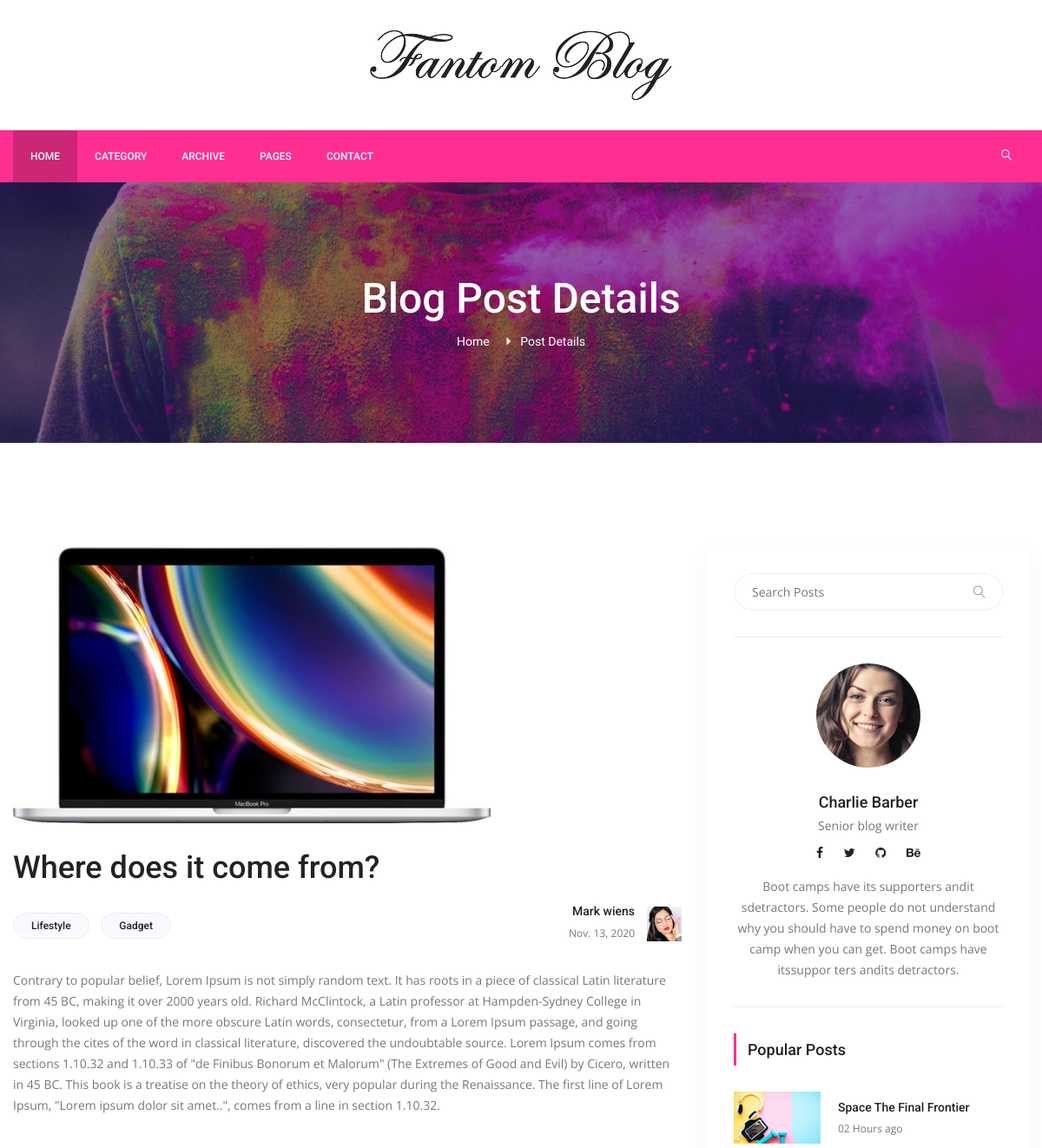
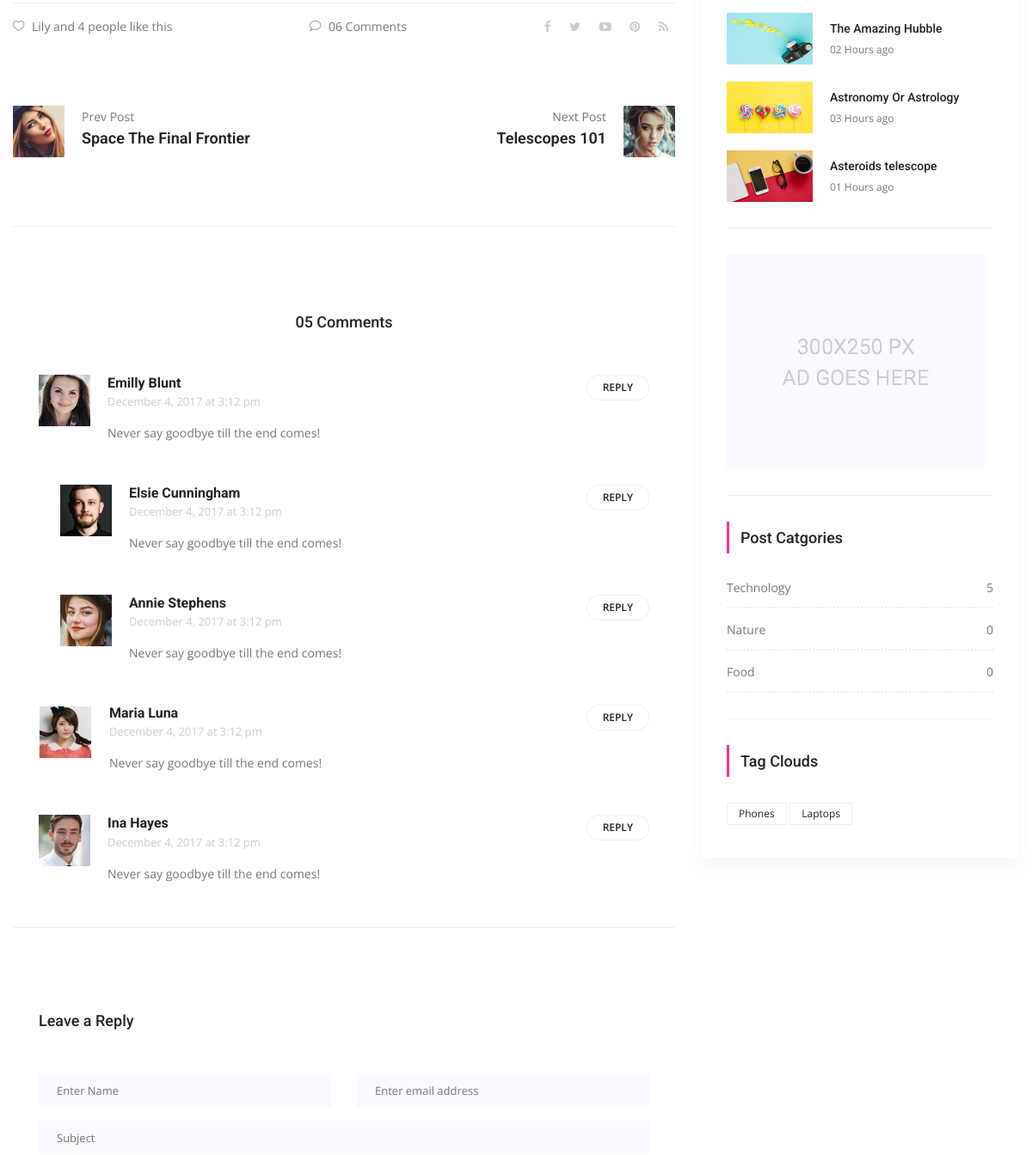
The page /detail/4/italian-food (upper part) on the database as committed earlier (2 pictures, top to bottom).
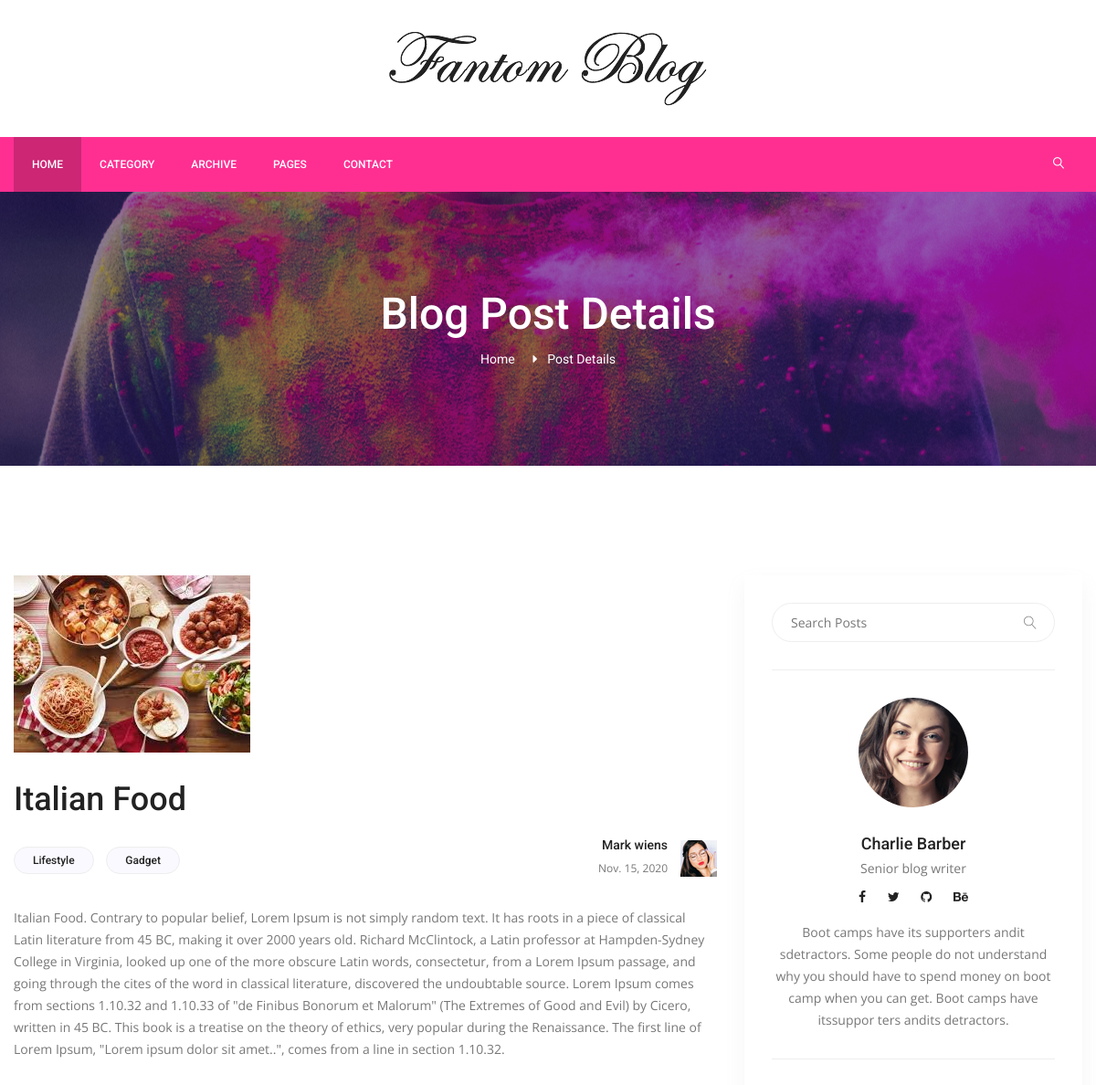
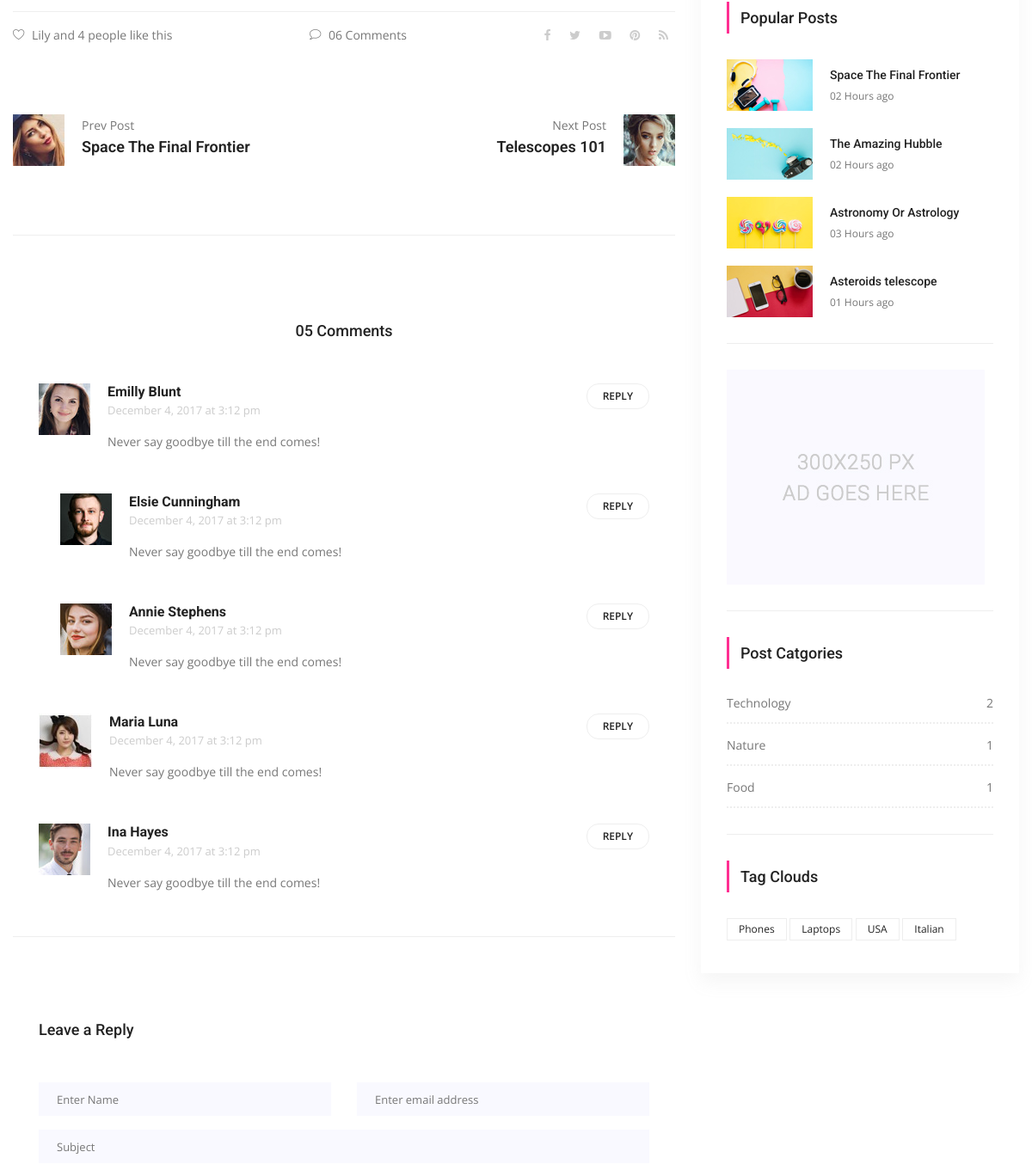
The same page on the database as committed later (2 pictures, top to bottom).
### posts/models.py (models this page shows, shortened)
class Post(models.Model):
    title = models.CharField(max_length=150)
    content = models.TextField()
    publishing_date = models.DateField(auto_now_add=True)
    image = models.ImageField(blank=True, null=True, upload_to='uploads')
    user = models.ForeignKey(settings.AUTH_USER_MODEL, on_delete=models.CASCADE)
    slug = models.SlugField(default="slug", editable=False)
    category = models.ForeignKey(Category, on_delete=models.CASCADE, related_name="posts", default=1)
    tag = models.ManyToManyField(Tag, related_name="posts", blank=True)
    slider_post = models.BooleanField(default=False)

class Category(models.Model):
    title = models.CharField(max_length=100)
    slug = models.SlugField(editable=False)
    def post_count(self):
        return self.posts.all().count()

class Tag(models.Model):
    title = models.CharField(max_length=50)
    slug = models.SlugField(editable=False)
    def __str__(self):
        return self.title

### posts/views.py (the view)
# urls.py: path('detail/<int:pk>/<slug:slug>', PostDetail.as_view(), name="detail"),
class PostDetail(DetailView):
    template_name = 'posts/detail.html'
    model = Post
    context_object_name = 'single'
    def get_context_data(self, **kwargs):
        context = super(PostDetail, self).get_context_data(**kwargs)
        return context

### posts/templatetags/custom_tags.py (called while the page is built)
@register.simple_tag(name="categories")
def all_categories():
    return Category.objects.all()

@register.simple_tag(name="tags")
def all_tags():
    return Tag.objects.all()

### posts/templates/posts/detail.html (shortened to what the changed rows need)
{% extends 'posts/base.html' %}
{% load static %}
{% block content %}
        <section class="banner_area">
            <div class="banner_inner d-flex align-items-center">
				<div class="container">
					<div class="banner_content text-center">
						<h2>Blog Post Details</h2>
					</div>
				</div>
            </div>
        </section>
        <section class="blog_area p_120 single-post-area">
            <div class="container">
                <div class="row">
                    <div class="col-lg-8">
       					<div class="main_blog_details">
       						<img class="img-fluid" src="{{single.image.url}}" alt="">
       						<a href="#"><h4>{{single.title}}</h4></a>
       						<div class="user_details">
       							<div class="float-left">
       							</div>
       							<div class="float-right">
       								<div class="media">
       									<div class="media-body">
       										<h5>Mark wiens</h5>
       										<p>{{single.publishing_date}}</p>
       									</div>
       								</div>
       							</div>
       						</div>
							<p>{{single.content}}</p>
      						<div class="news_d_footer">
      							<a href="#"><i class="lnr lnr lnr-heart"></i>Lily and 4 people like this</a>
      							<a class="justify-content-center ml-auto" href="#"><i class="lnr lnr lnr-bubble"></i>06 Comments</a>
      							<div class="news_socail ml-auto">
								</div>
      						</div>
       					</div>
        			</div>
                    {% include 'posts/sidebar.html' %}
                </div>
            </div>
        </section>
{% endblock %}

### posts/templates/posts/sidebar.html (shortened to what the changed rows need)
{% load static %}
{% load custom_tags %}
<div class="col-lg-4">
                        <div class="blog_right_sidebar">
                            <aside class="single_sidebar_widget post_category_widget">
                                <ul class="list cat-list">
                                    {% categories as categories %}
                                    {% for category in categories %}
                                    <li>
                                        <a href="{% url 'category_detail' pk=category.pk slug=category.slug %}" class="d-flex justify-content-between">
                                            <p>{{category.title}}</p>
                                            <p>{{category.post_count}}</p>
                                        </a>
                                    </li>
                                    {% endfor %}
                                </ul>
                            </aside>
                            <aside class="single-sidebar-widget tag_cloud_widget">
                                <ul class="list">
                                    {% tags as labels %}
                                    {% for label in labels%}
                                    <li><a href="{% url 'tag_detail' slug=label.slug%}">{{label}}</a></li>
                                    {% endfor %}
                                </ul>
                            </aside>
                        </div>
                    </div>

Rows that differ between the two databases and show on the page:
changed Post: image: a different picture; title "Where does it come from?" → "Italian Food"; publishing_date "Nov. 13, 2020" → "Nov. 15, 2020"; content "Contrary to popular belief,…" → "Italian Food. Contrary to popular belief,…"
computed for Category "Technology": post_count "5" → "2"
computed for Category "Nature": post_count "0" → "1"
computed for Category "Food": post_count "0" → "1"
added Tag: title "USA"
added Tag: title "Italian"
